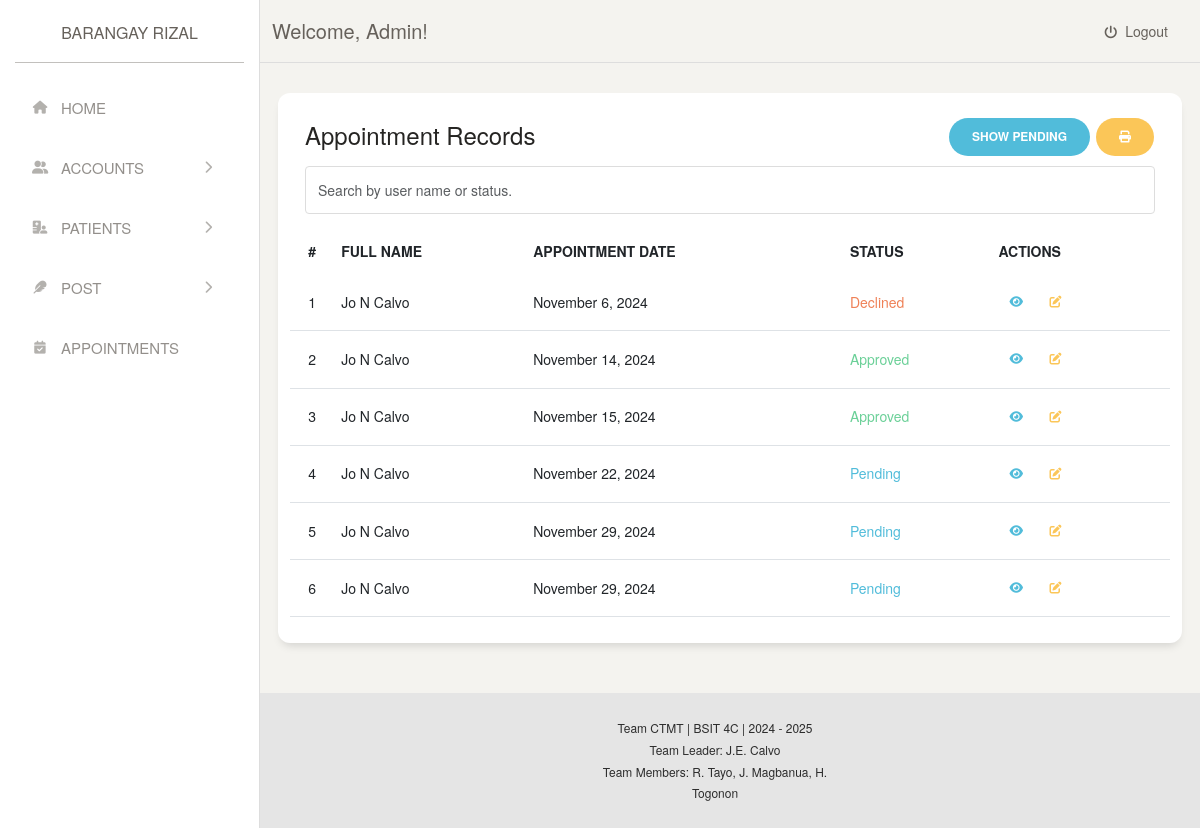
The app's page /admin/appointment/index.php (signed in) with its own data.
### tables this page shows
CREATE TABLE `tbl_appointment` (
  `appointment_id` int(11) NOT NULL,
  `user_id` int(11) NOT NULL,
  `appointment_reason` text NOT NULL,
  `appointment_date` date NOT NULL,
  `created_at` timestamp NOT NULL DEFAULT CURRENT_TIMESTAMP,
  `appointment_status` varchar(20) DEFAULT 'Pending'
);

CREATE TABLE `tbl_user` (
  `user_id` int(11) NOT NULL,
  `user_username` varchar(50) NOT NULL,
  `user_password` varchar(255) NOT NULL,
  `user_firstName` varchar(100) NOT NULL,
  `user_midInitial` char(1) DEFAULT NULL,
  `user_lastName` varchar(100) NOT NULL,
  `user_suffix` varchar(10) DEFAULT NULL,
  `user_birthDate` date NOT NULL,
  `user_contactNumber` varchar(15) NOT NULL,
  `user_sex` enum('Male','Female') NOT NULL,
  `user_address` text NOT NULL,
  `user_photo` varchar(255) DEFAULT NULL,
  `user_status` enum('pending','approved','rejected') DEFAULT 'pending',
  `created_at` timestamp NOT NULL DEFAULT CURRENT_TIMESTAMP
);

### admin/appointment/index.php (the view, shortened to what this page needs)
<?php
include('../../includes/admin/appointmentController.php');
$queryAllAppointments = "SELECT a.*,
                            u.user_firstName,
                            u.user_lastName,
                            u.user_midInitial,
                            u.user_username,
                            u.user_sex,
                            u.user_birthDate,
                            u.user_contactNumber,
                            u.user_address
                        FROM tbl_appointment a
                        JOIN tbl_user u ON a.user_id = u.user_id
                        ORDER BY a.appointment_date ASC";
$resultAllAppointments = $mysqli->query($queryAllAppointments);
?>
<!DOCTYPE html>
<html lang="en">
<head>
    <?php include '../../templates/links.php'; ?>
</head>
<body>
    <div class="wrapper">
        <?php include '../templates/sidebar.php'; ?>
        <div class="main-panel">
            <?php include '../templates/topnav.php'; ?>
            <div class="content">
                <div class="row">
                    <div class="card table-with-links">
                        <div class="card-header">
                            <div>
                                <h4 class="card-title float-start">Appointment Records</h4>
                                <div class="float-end">
                                    <a href="../../admin/appointment/pending.php" class="btn btn-info btn-round">Show Pending</a>
                                    <button class="btn btn-warning btn-round"><i class="fa fa-print"></i></button>
                                </div>
                            </div>
                            <input type="text" id="appointmentSearch" class="form-control" placeholder="Search by user name or status.">
                        </div>
                        <div class="card-body table-full-width">
                            <table class="table" id="appointmentTable">
                                <thead>
                                    <tr>
                                        <th class="text-center">#</th>
                                        <th>Full Name</th>
                                        <th>Appointment Date</th>
                                        <th>Status</th>
                                        <th>Actions</th>
                                    </tr>
                                </thead>
                                <tbody>
                                    <?php
                                    if ($resultAllAppointments->num_rows > 0) {
                                        $counter = 1;
                                        while ($row = $resultAllAppointments->fetch_assoc()):
                                            $formattedAppointmentDate = (new DateTime($row['appointment_date']))->format('F j, Y');
                                            $statusColor = '';
                                            if ($row['appointment_status'] == 'Approved') {
                                                $statusColor = 'text-success';
                                            } elseif ($row['appointment_status'] == 'Pending') {
                                                $statusColor = 'text-info';
                                            } elseif ($row['appointment_status'] == 'Declined') {
                                                $statusColor = 'text-danger';
                                            }
                                    ?>
                                            <tr>
                                                <td class="text-center"><?php echo $counter++; ?></td>
                                                <td><?php echo $row['user_firstName'] . ' ' . $row['user_midInitial'] . ' ' . $row['user_lastName']; ?></td>
                                                <td><?php echo $formattedAppointmentDate; ?></td>
                                                <td class="<?php echo $statusColor; ?>"><?php echo ucfirst($row['appointment_status']); ?></td>
                                                <td class="td-actions">
                                                    <a href="#" data-toggle="modal" data-target="#viewModal<?php echo $row['appointment_id']; ?>" class="btn btn-info btn-link btn-xs" title="View"><i class="fa fa-eye"></i></a>
                                                    <a href="#" data-toggle="modal" data-target="#editStatusModal<?php echo $row['appointment_id']; ?>" class="btn btn-warning btn-link btn-xs" title="Edit Status"><i class="fa fa-edit"></i></a>
                                                </td>
                                            </tr>
                                    <?php
                                        endwhile;
                                    } else {
                                        echo '<tr><td colspan="5" class="text-center">No appointments found!</td></tr>';
                                    }
                                    ?>
                                </tbody>
                            </table>
                        </div>
                    </div>
                </div>
            </div>
            <?php include '../../templates/footer.php'; ?>
        </div>
    </div>
</body>
</html>

### styles/vars.css (style rules this page uses)
:root { --neutral50: #fafafa; --neutral100: #f5f5f5; --neutral200: #e5e5e5; --neutral300: #d4d4d4; --neutral400: #a3a3a3; --neutral500: #737373; --neutral600: #525252; --neutral700: #404040; --neutral800: #262626; --neutral900: #171717; --neutral950: #0a0a0a; --warning50: #fffbeb; --warning100: #fef3c7; --warning200: #fde68a; --warning300: #fcd34d; --warning400: #fbbf24; --warning500: #f59e0b; --warning600: #d97706; --warning700: #b45309; --warning800: #92400e; --warning900: #78350f; --warning950: #451a03; --success50: #f0fdf4; --success100: #dcfce7; --success200: #bbf7d0; --success300: #86efac; --success400: #4ade80; --success500: #22c55e; --success600: #16a34a; --success700: #15803d; --success800: #166534; --success900: #14532d; --success950: #052e16; --danger50: #fef2f2; --danger100: #fee2e2; --danger200: #fecaca; --danger300: #fca5a5; --danger400: #f87171; --danger500: #ef4444; --danger600: #dc2626; --danger700: #b91c1c; --danger800: #991b1b; --danger900: #7f1d1d; --danger950: #450a0a; --primary50: #eff6ff; --primary100: #dbeafe; --primary200: #bfdbfe; --primary300: #93c5fd; --primary400: #60a5fa; --primary500: #3b82f6; --primary600: #2563eb; --primary700: #1d4ed8; --primary800: #1e40af; --primary900: #1e3a8a; --primary950: #172554; }

### styles/forms.css (style rules this page uses)
.form-control { border: 1px solid var(--neutral200); padding: 12px 16px; outline: none; border-radius: 6px; display: block; width: 100%; transition: all 250ms ease-in-out; }
input.form-control, select.form-control { height: 48px; }
.form-control::placeholder { color: var(--neutral400); }

### records on screen
tbl_appointment: user.user_firstName "Jo", user.user_midInitial "N", user.user_lastName "Calvo", appointment_date "November 6, 2024", appointment_status "Declined"
tbl_appointment: user.user_firstName "Jo", user.user_midInitial "N", user.user_lastName "Calvo", appointment_date "November 14, 2024", appointment_status "Approved"
tbl_appointment: user.user_firstName "Jo", user.user_midInitial "N", user.user_lastName "Calvo", appointment_date "November 15, 2024", appointment_status "Approved"
tbl_appointment: user.user_firstName "Jo", user.user_midInitial "N", user.user_lastName "Calvo", appointment_date "November 22, 2024", appointment_status "Pending"
tbl_appointment: user.user_firstName "Jo", user.user_midInitial "N", user.user_lastName "Calvo", appointment_date "November 29, 2024", appointment_status "Pending"
tbl_appointment: user.user_firstName "Jo", user.user_midInitial "N", user.user_lastName "Calvo", appointment_date "November 29, 2024", appointment_status "Pending"

### other values on screen
$_SESSION['admin_username'] "Admin"
